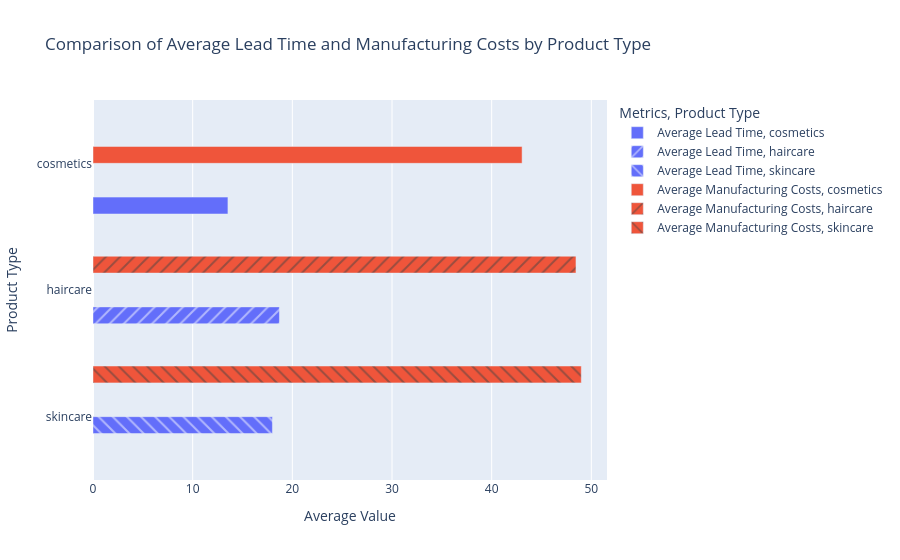

Write notebook code for a chart like this one.
### Code cell
avg_lead_time = data_p.groupby('Product type')['Lead time'].mean().reset_index()
avg_manufacturing_costs = data_p.groupby('Product type')['Manufacturing costs'].mean().reset_index()
result = pd.merge(avg_lead_time, avg_manufacturing_costs, on='Product type')
result.rename(columns={'Lead time': 'Average Lead Time', 'Manufacturing costs': 'Average Manufacturing Costs'}, inplace=True)
print(result)
fig = px.bar(
    result,
    y='Product type',
    x=['Average Lead Time', 'Average Manufacturing Costs'],
    title="Comparison of Average Lead Time and Manufacturing Costs by Product Type",
    labels={
        "value": "Average Value",
        "Product type": "Product Type",
        "variable": "Metrics"
    },
    barmode='group',pattern_shape='Product type'
)

fig.show()

### Figure 1 — Plotly figure (JSON) as saved in the notebook; plotly's stock layout.template omitted (floating-point values rounded to 4 significant figures)
{"data": [{"alignmentgroup": "True", "hovertemplate": "Metrics=Average Lead Time<br>Product Type=%{y}<br>Average Value=%{x}<extra></extra>", "legendgroup": "Average Lead Time, cosmetics", "marker": {"color": "#636efa", "pattern": {"shape": ""}}, "name": "Average Lead Time, cosmetics", "offsetgroup": "Average Lead Time, cosmetics", "orientation": "h", "showlegend": true, "textposition": "auto", "type": "bar", "x": [13.54], "xaxis": "x", "y": ["cosmetics"], "yaxis": "y"}, {"alignmentgroup": "True", "hovertemplate": "Metrics=Average Lead Time<br>Product Type=%{y}<br>Average Value=%{x}<extra></extra>", "legendgroup": "Average Lead Time, haircare", "marker": {"color": "#636efa", "pattern": {"shape": "/"}}, "name": "Average Lead Time, haircare", "offsetgroup": "Average Lead Time, haircare", "orientation": "h", "showlegend": true, "textposition": "auto", "type": "bar", "x": [18.71], "xaxis": "x", "y": ["haircare"], "yaxis": "y"}, {"alignmentgroup": "True", "hovertemplate": "Metrics=Average Lead Time<br>Product Type=%{y}<br>Average Value=%{x}<extra></extra>", "legendgroup": "Average Lead Time, skincare", "marker": {"color": "#636efa", "pattern": {"shape": "\\"}}, "name": "Average Lead Time, skincare", "offsetgroup": "Average Lead Time, skincare", "orientation": "h", "showlegend": true, "textposition": "auto", "type": "bar", "x": [18], "xaxis": "x", "y": ["skincare"], "yaxis": "y"}, {"alignmentgroup": "True", "hovertemplate": "Metrics=Average Manufacturing Costs<br>Product Type=%{y}<br>Average Value=%{x}<extra></extra>", "legendgroup": "Average Manufacturing Costs, cosmetics", "marker": {"color": "#EF553B", "pattern": {"shape": ""}}, "name": "Average Manufacturing Costs, cosmetics", "offsetgroup": "Average Manufacturing Costs, cosmetics", "orientation": "h", "showlegend": true, "textposition": "auto", "type": "bar", "x": [43.05], "xaxis": "x", "y": ["cosmetics"], "yaxis": "y"}, {"alignmentgroup": "True", "hovertemplate": "Metrics=Average Manufacturing Costs<br>Product Type=%{y}<br>Average Value=%{x}<extra></extra>", "legendgroup": "Average Manufacturing Costs, haircare", "marker": {"color": "#EF553B", "pattern": {"shape": "/"}}, "name": "Average Manufacturing Costs, haircare", "offsetgroup": "Average Manufacturing Costs, haircare", "orientation": "h", "showlegend": true, "textposition": "auto", "type": "bar", "x": [48.46], "xaxis": "x", "y": ["haircare"], "yaxis": "y"}, {"alignmentgroup": "True", "hovertemplate": "Metrics=Average Manufacturing Costs<br>Product Type=%{y}<br>Average Value=%{x}<extra></extra>", "legendgroup": "Average Manufacturing Costs, skincare", "marker": {"color": "#EF553B", "pattern": {"shape": "\\"}}, "name": "Average Manufacturing Costs, skincare", "offsetgroup": "Average Manufacturing Costs, skincare", "orientation": "h", "showlegend": true, "textposition": "auto", "type": "bar", "x": [48.99], "xaxis": "x", "y": ["skincare"], "yaxis": "y"}], "layout": {"barmode": "group", "legend": {"title": {"text": "Metrics, Product Type"}, "tracegroupgap": 0}, "title": {"text": "Comparison of Average Lead Time and Manufacturing Costs by Product Type"}, "xaxis": {"anchor": "y", "domain": [0, 1], "title": {"text": "Average Value"}}, "yaxis": {"anchor": "x", "categoryarray": ["skincare", "haircare", "cosmetics"], "categoryorder": "array", "domain": [0, 1], "title": {"text": "Product Type"}}}}
